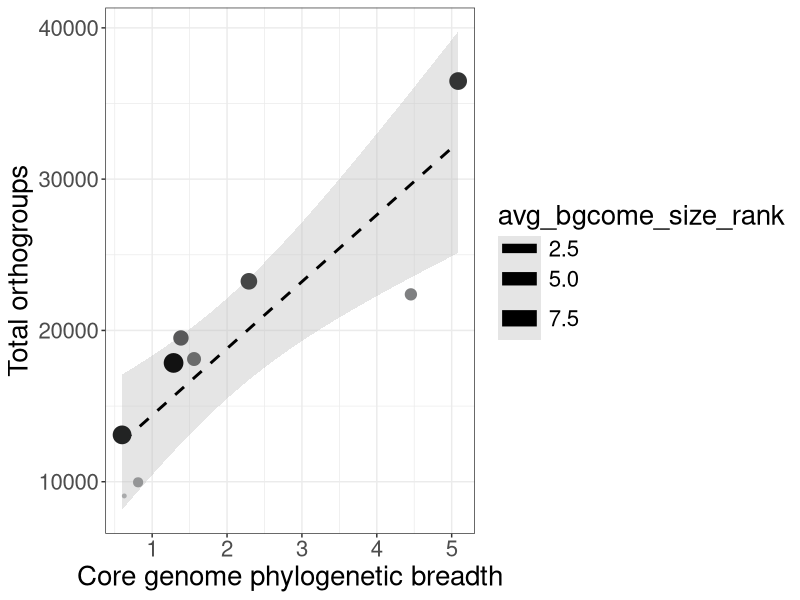

The R source for this figure:
library(ggplot2)

dat <- read.table('Plotting_Input.txt', sep='\t', header=T)
# clade   avg_bgcome_prop tot_ogs phylo_breadth

png('Fig1B_Base.png', height=5, width=10, units='in', res=1200)
ggplot(dat, aes(y=tot_ogs, x=phylo_breadth, color=avg_bgcome_size_rank, size=avg_bgcome_size_rank, label=clade)) + theme_bw() + geom_smooth(method='lm', color='black', linetype=2, fill='grey')  + geom_point( show.legend=F)  + scale_color_gradient(low='#a9aaab',  high='#121212') + xlab("Core genome phylogenetic breadth") + ylab("Total orthogroups") + theme(text = element_text(size = 20), axis.text.x = element_text())
dev.off()
